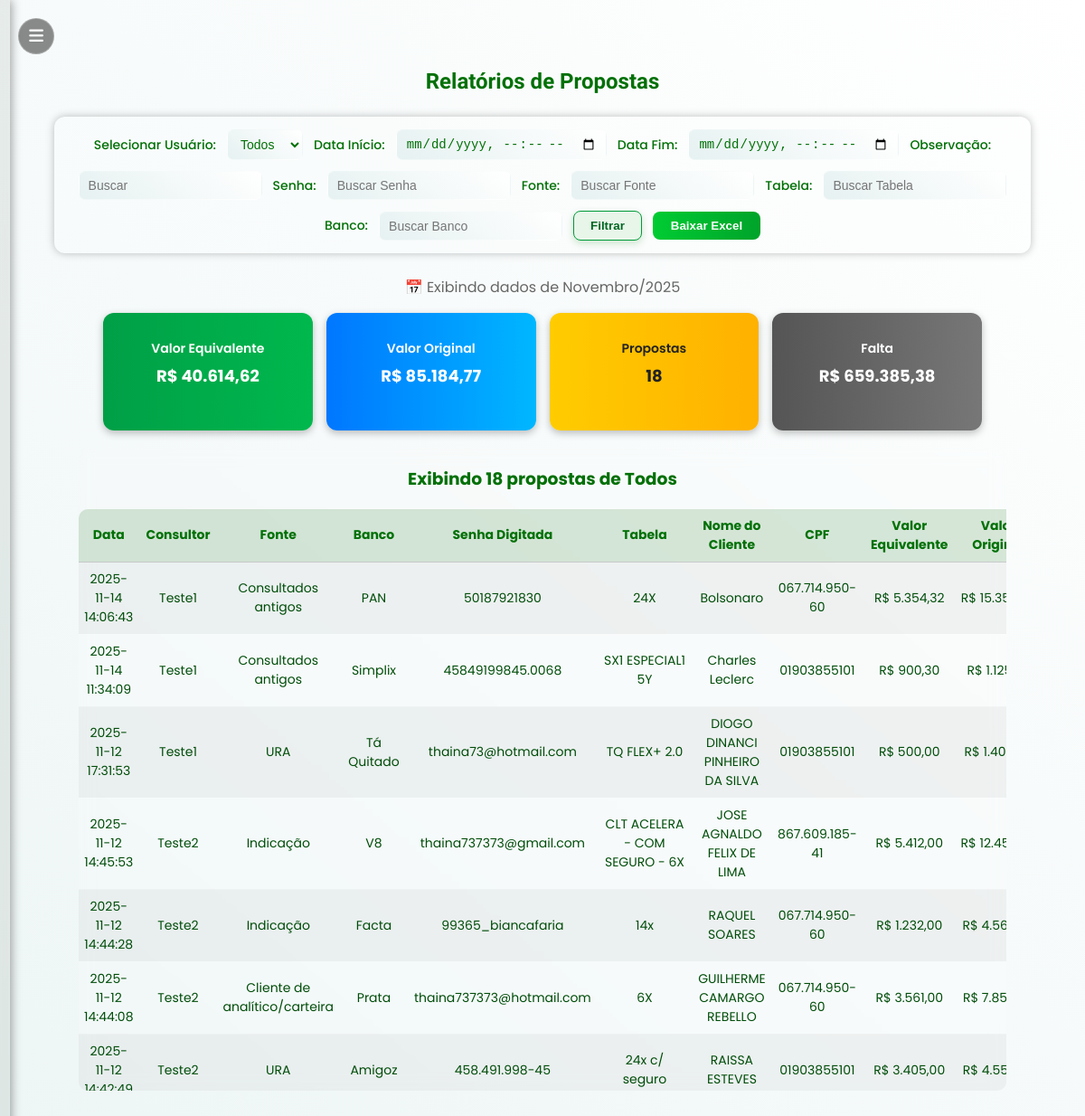
Page /relatorios (signed in) on the committed database.
### tables this page shows
CREATE TABLE propostas (
            id INTEGER PRIMARY KEY AUTOINCREMENT,
            data TEXT,
            consultor TEXT,
            fonte TEXT,
            banco TEXT,
            senha_digitada TEXT,
            tabela TEXT,
            nome_cliente TEXT,
            cpf TEXT,
            valor_equivalente REAL,
            valor_original REAL,
            observacao TEXT,
            telefone TEXT
        );

### app.py (the view, shortened to what this page needs)
@app.route("/relatorios", methods=["GET", "POST"])
def relatorios():
    if "user" not in session or session["role"] != "admin":
        return redirect(url_for("login"))
    conn = get_conn()
    cur = conn.cursor()
    cur.execute("""
        SELECT DISTINCT consultor
        FROM propostas
        WHERE consultor IS NOT NULL
        AND consultor NOT IN (SELECT nome FROM users WHERE role = 'admin')
        ORDER BY consultor;
    """)
    usuarios = [u[0] for u in cur.fetchall()]
    user = request.form.get("usuario") or request.args.get("usuario")
    data_ini = request.form.get("data_ini") or request.args.get("data_ini")
    data_fim = request.form.get("data_fim") or request.args.get("data_fim")
    observacao = (request.form.get("observacao") or request.args.get("observacao") or "").strip()
    senha_digitada = (request.form.get("senha_digitada") or request.args.get("senha_digitada") or "").strip()
    fonte = (request.form.get("fonte") or request.args.get("fonte") or "").strip()
    tabela = (request.form.get("tabela") or request.args.get("tabela") or "").strip()
    banco = (request.form.get("banco") or request.args.get("banco") or "").strip()
    acao = request.form.get("acao")
    def normalizar_data(data_str):
        if not data_str:
            return None
        try:
            return datetime.strptime(data_str, "%Y-%m-%dT%H:%M").strftime("%Y-%m-%d %H:%M:%S")
        except ValueError:
            return data_str
    data_ini = normalizar_data(data_ini)
    data_fim = normalizar_data(data_fim)
    ph = "?" if isinstance(conn, sqlite3.Connection) else "%s"
    query_base = f"""
        SELECT id, data, consultor, fonte, banco, senha_digitada, tabela, nome_cliente, cpf,
               valor_equivalente, valor_original, observacao, telefone
        FROM propostas
    """
    condicoes, params = [], []
    condicoes.append("consultor NOT IN (SELECT nome FROM users WHERE role = 'admin')")
    def filtro_lower(campo, valor):
        if isinstance(conn, sqlite3.Connection):
            return f"LOWER({campo}) LIKE LOWER({ph})", f"%{valor.lower()}%"
        else:
            return f"LOWER({campo}) LIKE LOWER({ph})", f"%{valor}%"
    if user and user.strip():
        condicoes.append(f"LOWER(consultor) = LOWER({ph})")
        params.append(user)
    if data_ini and data_fim:
        condicoes.append(f"data BETWEEN {ph} AND {ph}")
        params += [data_ini, data_fim]
        mes_atual = "Filtro personalizado"
    else:
        agora = datetime.now()
        inicio_mes = agora.replace(day=1, hour=0, minute=0, second=0)
        proximo_mes = inicio_mes + relativedelta(months=1)
        fim_mes = proximo_mes - timedelta(seconds=1)
        condicoes.append(f"data BETWEEN {ph} AND {ph}")
        params += [inicio_mes.strftime("%Y-%m-%d %H:%M:%S"), fim_mes.strftime("%Y-%m-%d %H:%M:%S")]
        meses_pt = {
            "January": "Janeiro", "February": "Fevereiro", "March": "Março",
            "April": "Abril", "May": "Maio", "June": "Junho", "July": "Julho",
            "August": "Agosto", "September": "Setembro", "October": "Outubro",
            "November": "Novembro", "December": "Dezembro"
        }
        mes_nome = inicio_mes.strftime("%B")
        mes_atual = f"{meses_pt[mes_nome]}/{inicio_mes.year}"
    if observacao:
        filtro, valor = filtro_lower("observacao", observacao)
        condicoes.append(filtro)
        params.append(valor)
    if senha_digitada:
        filtro, valor = filtro_lower("senha_digitada", senha_digitada)
        condicoes.append(filtro)
        params.append(valor)
    if fonte:
        filtro, valor = filtro_lower("fonte", fonte)
        condicoes.append(filtro)
        params.append(valor)
    if banco:
        filtro, valor = filtro_lower("banco", banco)
        condicoes.append(filtro)
        params.append(valor)
    if tabela:
        filtro, valor = filtro_lower("tabela", tabela)
        condicoes.append(filtro)
        params.append(valor)
    if condicoes:
        query_base += " WHERE " + " AND ".join(condicoes)
    order_clause = "ORDER BY datetime(data) DESC" if isinstance(conn, sqlite3.Connection) else "ORDER BY data DESC"
    pagina = int(request.args.get("pagina", 1))
    por_pagina = 50
    offset = (pagina - 1) * por_pagina
    cur.execute(f"SELECT COUNT(*) FROM ({query_base})", tuple(params))
    total_registros = cur.fetchone()[0]
    total_paginas = (total_registros + por_pagina - 1) // por_pagina
    query_paginada = f"{query_base} {order_clause} LIMIT {ph} OFFSET {ph}"
    params_paginada = params + [por_pagina, offset]
    cur.execute(
        query_paginada.replace("?", "%s") if not isinstance(conn, sqlite3.Connection) else query_paginada,
        tuple(params_paginada)
    )
    dados = cur.fetchall()
    cur.execute(f"SELECT COALESCE(SUM(valor_equivalente),0), COALESCE(SUM(valor_original),0) FROM ({query_base})", tuple(params))
    total_equivalente, total_original = cur.fetchone()
    total_propostas = total_registros
    cur.execute("SELECT valor FROM metas_globais ORDER BY id DESC LIMIT 1;")
    meta_row = cur.fetchone()
    meta_global = float(meta_row[0]) if meta_row else 0.0
    if user:
        cur.execute(
            "SELECT meta FROM metas_individuais WHERE consultor = %s;"
            if not isinstance(conn, sqlite3.Connection)
            else "SELECT meta FROM metas_individuais WHERE consultor = ?;",
            (user,),
        )
        meta_individual_row = cur.fetchone()
        meta_individual = float(meta_individual_row[0]) if meta_individual_row else meta_global
        falta_para_meta = max(meta_individual - float(total_equivalente or 0), 0)
    else:
        falta_para_meta = max(meta_global - float(total_equivalente or 0), 0)
    conn.close()
    return render_template(
        "relatorios.html",
        usuarios=usuarios,
        dados=dados,
        user=user,
        data_ini=data_ini,
        data_fim=data_fim,
        observacao=observacao,
        senha_digitada=senha_digitada,
        fonte=fonte,
        tabela=tabela,
        banco=banco,
        total_equivalente=total_equivalente,
        total_original=total_original,
        total_propostas=total_propostas,
        falta_para_meta=falta_para_meta,
        pagina=pagina,
        total_paginas=total_paginas,
        mes_atual=mes_atual
    )

### app.py (called while the page is built)
def get_conn():
    if DATABASE_URL and psycopg2:
        return psycopg2.connect(DATABASE_URL, sslmode="require")
    else:
        return sqlite3.connect(LOCAL_DB, check_same_thread=False)

### templates/relatorios.html (shortened to what this page needs)
{% extends "base.html" %}
{% block content %}
<h1 class="titulo-tomorrow">Relatórios de Propostas</h1>
<div class="relatorios-container">
  <form method="POST" class="form-relatorios">
    <label>Selecionar Usuário:</label>
    <select name="usuario">
      <option value="" {% if not user %}selected{% endif %}>Todos</option>
    </select>
    <label>Data Início:</label>
    <input type="datetime-local" name="data_ini" value="{{ data_ini or '' }}">
    <label>Data Fim:</label>
    <input type="datetime-local" name="data_fim" value="{{ data_fim or '' }}">
    <label>Observação:</label>
    <input type="text" name="observacao" placeholder="Buscar" value="{{ observacao or '' }}" class="input-pequeno">
    <label>Senha:</label>
    <input type="text" name="senha_digitada" placeholder="Buscar Senha" value="{{ senha_digitada or '' }}"
      class="input-pequeno">
    <label>Fonte:</label>
    <input type="text" name="fonte" placeholder="Buscar Fonte" value="{{ fonte or '' }}" class="input-pequeno">
    <label>Tabela:</label>
    <input type="text" name="tabela" placeholder="Buscar Tabela" value="{{ tabela or '' }}" class="input-pequeno">
    <label>Banco:</label>
    <input type="text" name="banco" placeholder="Buscar Banco" value="{{ banco or '' }}" class="input-pequeno">
    <button type="submit" name="acao" value="filtrar" class="btn-filtrar">Filtrar</button>
    <button type="submit" name="acao" value="baixar" class="btn-baixar">Baixar Excel</button>
  </form>
</div>
{% if mes_atual %}
<p style="font-size:16px; color:#666; margin-top:-10px;">
  📅 Exibindo dados de {{ mes_atual }}
</p>
{% endif %}
{% if dados %}
<div class="cards-resumo">
  <div class="card verde">
    <h4>Valor Equivalente</h4>
    <p>R$ {{ "{:,.2f}".format(total_equivalente|float) }}</p>
  </div>
  <div class="card azul">
    <h4>Valor Original</h4>
    <p>R$ {{ "{:,.2f}".format(total_original|float) }}</p>
  </div>
  <div class="card amarelo">
    <h4>Propostas</h4>
    <p>{{ total_propostas }}</p>
  </div>
  <div class="card cinza">
    <h4>Falta</h4>
    <p>R$ {{ "{:,.2f}".format(falta_para_meta|float) }}</p>
  </div>
</div>
{% endif %}
{% if dados %}
<div class="tabela-relatorio">
  <h3>Exibindo {{ dados|length }} propostas de {{ user or 'Todos' }}</h3>
  <table>
    <thead>
      <tr>
        <th>Data</th>
        <th>Consultor</th>
        <th>Fonte</th>
        <th>Banco</th>
        <th>Senha Digitada</th>
        <th>Tabela</th>
        <th>Nome do Cliente</th>
        <th>CPF</th>
        <th>Valor Equivalente</th>
        <th>Valor Original</th>
      </tr>
    </thead>
    <tbody>
      {% for d in dados %}
      <tr>
        <td>{{ d[1] }}</td>
        <td>{{ d[2] }}</td>
        <td>{{ d[3] }}</td>
        <td>{{ d[4] }}</td>
        <td>{{ d[5] }}</td>
        <td>{{ d[6] }}</td>
        <td>{{ d[7] }}</td>
        <td>{{ d[8] }}</td>
        <td>R$ {{ "{:,.2f}".format((d[9] or 0)|float) }}</td>
        <td>R$ {{ "{:,.2f}".format((d[10] or 0)|float) }}</td>
      </tr>
      {% endfor %}
    </tbody>
  </table>
</div>
{% elif not erro %}
<div class="msg-vazia">
  <p>Aguarde... Carregando as últimas 30 propostas.</p>
</div>
{% endif %}
{% endblock %}

### templates/base.html (shortened to what this page needs)
<!DOCTYPE html>
<html lang="pt-BR">
<head>
    <link rel="stylesheet" href="{{ url_for('static', filename='style.css') }}">
    <link rel="stylesheet" href="https://cdnjs.cloudflare.com/ajax/libs/font-awesome/6.5.0/css/all.min.css">
</head>
<body class="pagina">
    <button class="menu-toggle" id="menuToggle">
        <i class="fa-solid fa-bars"></i>
    </button>
    <div class="sidebar" id="sidebar">
    </div>
    <div class="content">
        {% block content %}{% endblock %}
    </div>
</body>
</html>

### templates/relatorios.html (style rules this page uses)
.form-relatorios { display: flex; justify-content: center; align-items: center; flex-wrap: wrap; gap: 12px; margin: 25px auto 35px; padding: 14px 20px; background: var(--bg-container); border-radius: 12px; box-shadow: 0 0 10px rgba(0, 0, 0, 0.25); width: fit-content; position: relative; left: 50%; transform: translateX(-50%); color: var(--cor-texto); }
.form-relatorios label { font-weight: 500; color: var(--cor-texto); font-size: 14px; }
.form-relatorios select, .form-relatorios input[type="datetime-local"], .form-relatorios input[type="text"] { padding: 7px 10px; border-radius: 8px; border: 1px solid rgba(255, 255, 255, 0.25); background: linear-gradient(40deg, var(--gradiente-inicio), var(--gradiente-fim)); color: var(--cor-texto); font-size: 14px; outline: none; transition: all 0.3s ease; }
.btn-filtrar { background: linear-gradient(90deg, #00b848, #009634); color: #fff; font-weight: 600; border: none; border-radius: 8px; padding: 8px 18px; cursor: pointer; transition: all 0.25s ease; }
.btn-baixar { background: linear-gradient(90deg, #00cc33, #00a32a); color: #fff; font-weight: 600; border: none; border-radius: 8px; padding: 8px 20px; cursor: pointer; transition: all 0.25s ease; }
.tabela-relatorio { width: 95%; margin: auto; background: var(--bg-container); border-radius: 10px; backdrop-filter: blur(8px); max-height: 710px; overflow-y: auto; overflow-x: auto; scrollbar-width: thin; scrollbar-color: rgba(255, 255, 255, 0.3) transparent; }
.tabela-relatorio table { width: 100%; border-collapse: collapse; background: transparent; color: var(--cor-texto); text-align: center; border-radius: 10px; overflow: hidden; font-size: 14px; }
.tabela-relatorio th { background: rgba(0, 150, 0, 0.45); color: #fff; padding: 8px; position: sticky; top: 0; }
.tabela-relatorio td { padding: 8px 6px; border-bottom: 1px solid rgba(255, 255, 255, 0.15); color: var(--cor-texto); background: rgba(255, 255, 255, 0.05); }
body:not(.dark-mode) .tabela-relatorio th { background: rgba(0, 100, 0, 0.15); color: #007006; }
body:not(.dark-mode) .tabela-relatorio td { background: rgba(0, 0, 0, 0.04); color: #004d0a; }
.tabela-relatorio tr:nth-child(even) td { background: rgba(255, 255, 255, 0.07); }
.cards-resumo { display: flex; justify-content: center; align-items: center; flex-wrap: wrap; gap: 15px; width: 90%; margin: 15px auto 20px; }
.cards-resumo .card { flex: 1 1 180px; max-width: 210px; min-width: 180px; height: 100px; padding: 15px; border-radius: 12px; color: white; text-align: center; font-family: 'Poppins', sans-serif; box-shadow: 0 3px 8px rgba(0, 0, 0, 0.25); transition: transform 0.25s ease, filter 0.25s ease; display: flex; flex-direction: column; justify-content: center; align-items: center; }
.cards-resumo h4 { font-size: 14px; font-weight: 600; margin: 0; }
.cards-resumo p { font-size: 18px; font-weight: 700; margin-top: 6px; }
.cards-resumo .verde { background: linear-gradient(90deg, #009f47, #00b84d); }
.cards-resumo .azul { background: linear-gradient(90deg, #0077ff, #00b7ff); }
.cards-resumo .amarelo { background: linear-gradient(90deg, #ffcc00, #ffb100); color: #222; }
.cards-resumo .cinza { background: linear-gradient(90deg, #555, #777); }

### rows in the picture
propostas: data "2025-11-14 14:06:43", consultor "Teste1", fonte "Consultados antigos", banco "PAN", senha_digitada "50187921830", tabela "24X", nome_cliente "Bolsonaro", cpf "067.714.950-60"
propostas: data "2025-11-14 11:34:09", consultor "Teste1", fonte "Consultados antigos", banco "Simplix", senha_digitada "45849199845.0068", tabela "SX1 ESPECIAL1 5Y", nome_cliente "Charles Leclerc", cpf "01903855101"
propostas: data "2025-11-12 17:31:53", consultor "Teste1", fonte "URA", banco "Tá Quitado", senha_digitada "thaina73@hotmail.com", tabela "TQ FLEX+ 2.0", nome_cliente "DIOGO DINANCI PINHEIRO DA SILVA", cpf "01903855101"
propostas: data "2025-11-12 14:45:53", consultor "Teste2", fonte "Indicação", banco "V8", senha_digitada "thaina737373@gmail.com", tabela "CLT ACELERA - COM SEGURO - 6X", nome_cliente "JOSE AGNALDO FELIX DE LIMA", cpf "867.609.185-41"
propostas: data "2025-11-12 14:44:28", consultor "Teste2", fonte "Indicação", banco "Facta", senha_digitada "99365_biancafaria", tabela "14x", nome_cliente "RAQUEL SOARES", cpf "067.714.950-60"
propostas: data "2025-11-12 14:44:08", consultor "Teste2", fonte "Cliente de analítico/carteira", banco "Prata", senha_digitada "thaina737373@hotmail.com", tabela "6X", nome_cliente "GUILHERME CAMARGO REBELLO", cpf "067.714.950-60"
propostas: data "2025-11-12…", consultor "Teste2", fonte "URA", banco "Amigoz", senha_digitada "458.491.998-45", tabela "24x c/ seguro", nome_cliente "RAISSA ESTEVES", cpf "01903855101"

### other values in the picture
{{ mes_atual }} "Novembro/2025"
{{ total_propostas }} "18"
{{ dados|length }} "18"
{{ user or 'Todos' }} "Todos"
